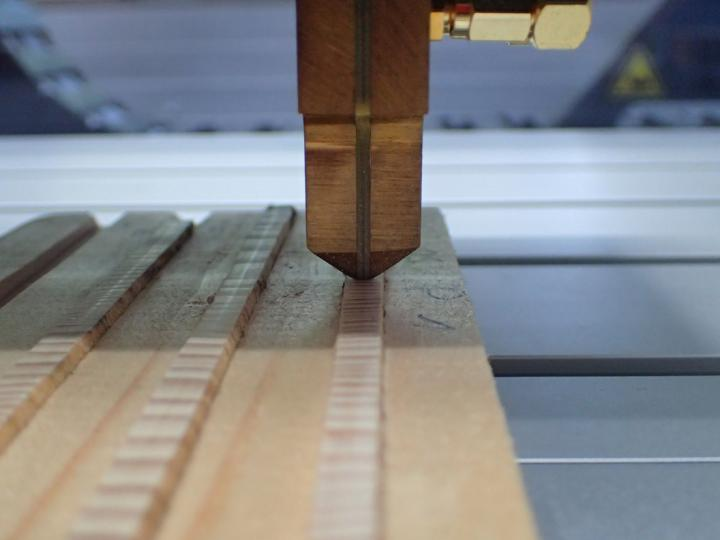
#> input picture Praesentationen/useful_pictures/178009_web.jpg, 720 x 540 px
$ python -i Laser_Line.py   (imports and definitions only)
#> lines starting #> are read from the running program, lines starting #| are printed output that depends on the picture; after the words box and inside, x2 and y2 are one past the last pixel; in counts of white or black regions, pixels touching at a corner belong together
#> further down, picture is the input picture: shape (540, 720, 3); mean B, G, R 136.3, 134.4, 133.5
from cv2 import THRESH_OTSU
import numpy as np
import cv2 as cv


def get_line_pixel(diff_img_laser):

    '''
    Extracting the laser points out of the difference image (surface_with_laser - surface).
    Creates and returns a list of subpixel.
    '''

    img_diff = cv.cvtColor(diff_img_laser, cv.COLOR_BGR2GRAY)
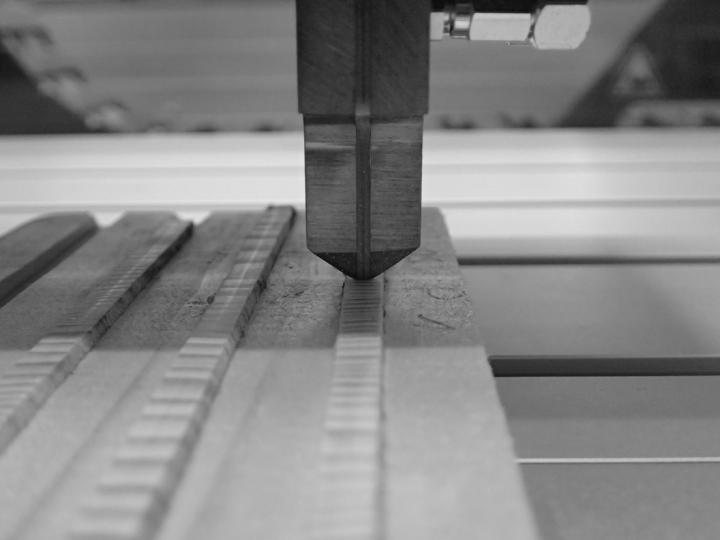
#> img_diff: shape (540, 720); min 7, max 230, mean 134.3
    img_diff = cv.GaussianBlur(img_diff, (5, 5), 0)

    x = np.array([])
    y = np.array([])

    # describes the deviation from the middle point
    mat = np.matrix([
        [1, -1, 1],
        [0, 0, 1],
        [1, 1, 1]])

    # calculate threshold with otsu
    threshold, binary_img = cv.threshold(img_diff, 0, 255, cv.THRESH_BINARY+THRESH_OTSU)
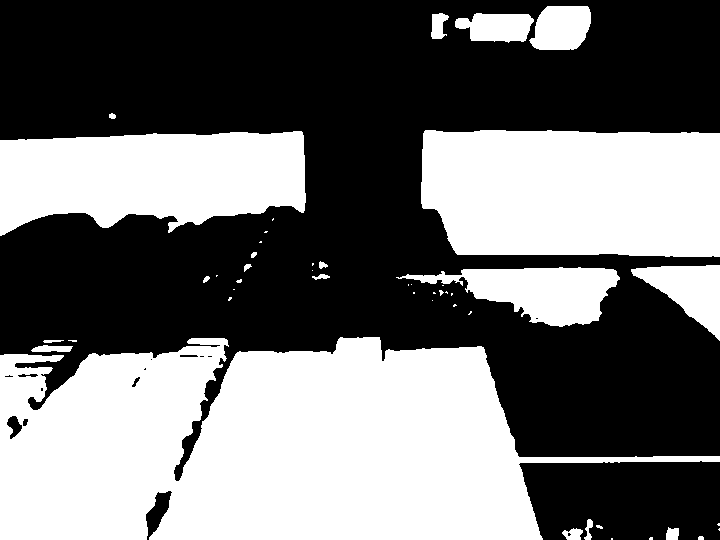
#> binary_img: shape (540, 720); 44.3% white; 46 white regions (26 under 20 px), largest, box (x1, y1, x2, y2) and area: (0, 337, 720, 540) 95552, (421, 130, 720, 257) 35753, (0, 131, 306, 236) 25072
#> threshold = 138
    print(f"INFO: calculated threshold is: {threshold}")
#| INFO: calculated threshold is: 138.0

    row_index = 0

    for row in img_diff:
        max_intensity = np.amax(row)

        # apllying threshold
        if max_intensity <= threshold:
            row_index += 1
            continue

        max_intensity_indices = np.argwhere(row == max_intensity)

        if len(max_intensity_indices) > 1:
            max_intensity_index = max_intensity_indices[len(max_intensity_indices) // 2]
        else:
            max_intensity_index = max_intensity_indices[0]

        max_intensity_index = max_intensity_index[0]

        if max_intensity_index - 1 < 0:
            left_from_max_intensity = max_intensity
        else:
            left_from_max_intensity = row[max_intensity_index - 1]
        if max_intensity_index + 1 == len(row):
            right_from_max_intensity = max_intensity
        else:
            right_from_max_intensity = row[max_intensity_index + 1]
        intensity_vec = np.array([left_from_max_intensity, max_intensity, right_from_max_intensity])

        if intensity_vec[0] == intensity_vec[1] == intensity_vec[2]:
            x_coord = max_intensity_index
        else:
            abc = np.linalg.solve(mat, intensity_vec)
            # calculate zero crossing
            # 0 = 2a * i + b
            # -->
            # i = -b / 2a
            deviation_from_middle = (-1 * abc[1]) / (2 * abc[0])
            x_coord = deviation_from_middle + max_intensity_index

        x = np.append(x, x_coord)
        y = np.append(y, row_index)
        row_index += 1
#> this loop made 540 passes
#> (max_intensity, max_intensity_indices, max_intensity_index, left_from_max_intensity, right_from_max_intensity, intensity_vec, abc, deviation_from_middle) on passes 7 to 12: (162, [577], 577, 161, 160, [161, 162, 160], [-1.5, -0.5, 162], -0.167), (171, [557, 560, 561, 577], 561, 171, 170, [171, 171, 170], [-0.5, -0.5, 171], -0.5), (175, [556, 557], 557, 175, 174, [175, 175, 174], [-0.5, -0.5, 175], -0.5), (175, [555, 556], 556, 175, 174, [175, 175, 174], [-0.5, -0.5, 175], -0.5), (174, [548, 549, 550, 577, 578], 550, 174, 173, [174, 174, 173], [-0.5, -0.5, 174], -0.5), (174, [548, 549, 577, 578], 577, 173, 174, [173, 174, 174], [-0.5, 0.5, 174], 0.5)
#> (max_intensity, max_intensity_indices, max_intensity_index, left_from_max_intensity, right_from_max_intensity, intensity_vec, abc, deviation_from_middle) on passes 17 to 22: (192, [476, 477, 478, 479, 480, 481, 493, 494, 495, 496], 481, 192, 191, [192, 192, 191], [-0.5, -0.5, 192], -0.5), (191, [476], 476, 188, 190, [188, 191, 190], [-2, 1, 191], 0.25), (187, [476], 476, 186, 186, [186, 187, 186], [-1, 0, 187], 0), (183, [475, 476], 476, 183, 181, [183, 183, 181], [-1, -1, 183], -0.5), (181, [475], 475, 178, 180, [178, 181, 180], [-2, 1, 181], 0.25), (184, [459], 459, 183, 183, [183, 184, 183], [-1, 0, 184], 0)
#> after the loop, row_index = 540; x = 457 values, max 719.5 at index 198, min 111.5 at index 44, mean 441.3; y = 457 values from 6 to 539

    z = np.ones(len(x))
#> z = 457 values from 1 to 1

    return np.array((x, y, z))


class LaserLine:

    '''
    Representation of a laser line.
    Needs two pictures of the same scene. One with laser and one without.
    Class can be initialized with a mask to use only a section of the images.
    '''

    # [52 lines left out: functions __init__, get_laser_points, get_rot_matrix, get_tvec, display_laser_line, not called in this run]

>>> import cv2
>>> picture = cv2.imread('../../../../../Praesentationen/useful_pictures/178009_web.jpg')
>>> result = get_line_pixel(picture)

$ run again, on Praesentationen/useful_pictures/IMG-0051.jpg
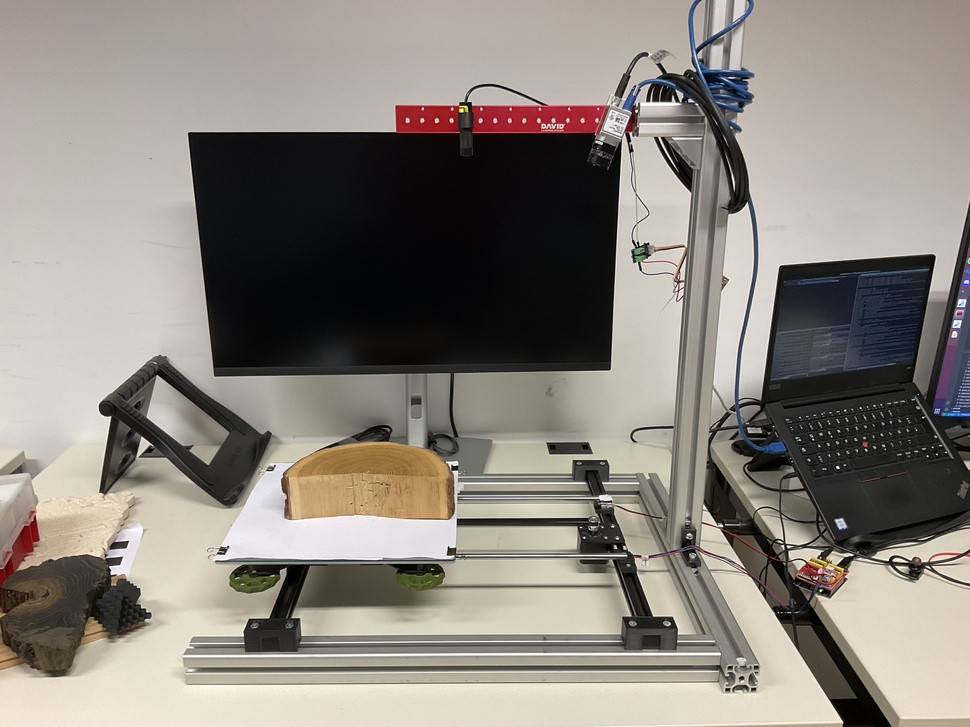
#> input picture Praesentationen/useful_pictures/IMG-0051.jpg, 970 x 727 px, shrunk from 4032 x 3024 before the run
#> picture is the input picture: shape (727, 970, 3); mean B, G, R 125, 132.5, 139.2
#> in get_line_pixel, `img_diff = cv.cvtColor(diff_img_laser, cv.COLOR_BGR2GRAY)`:
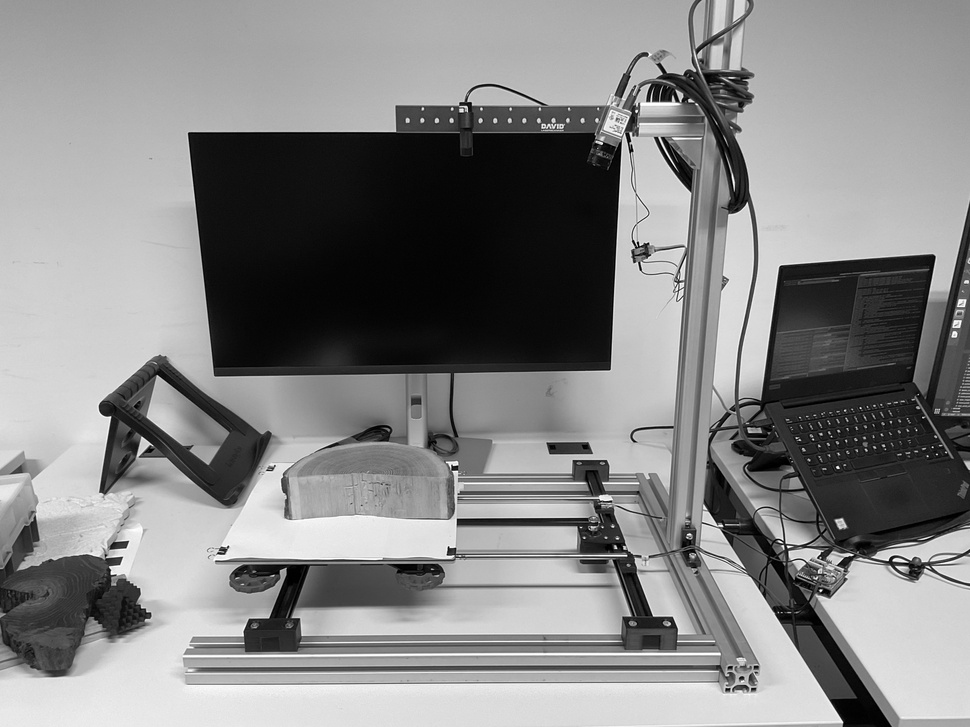
#> img_diff: shape (727, 970); min 0, max 255, mean 133.6
#> in get_line_pixel, `threshold, binary_img = cv.threshold(img_diff, 0, 255, cv.THRESH_BINAR..`:
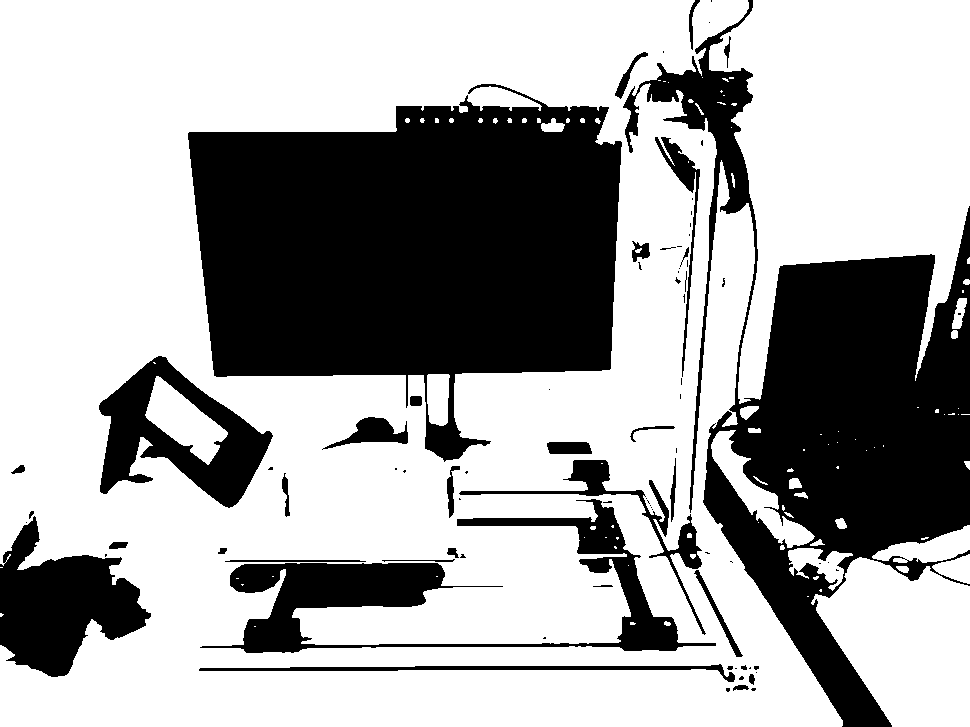
#> binary_img: shape (727, 970); 66% white; 83 black regions (48 under 20 px), largest, box (x1, y1, x2, y2) and area: (188, 84, 622, 462) 107104, (623, 0, 970, 727) 79040, (200, 499, 716, 653) 17675
#> threshold = 110
#| INFO: calculated threshold is: 110.0
#> the loop in get_line_pixel, `for row in img_diff:` made 727 passes
#> (max_intensity, max_intensity_indices, max_intensity_index, left_from_max_intensity, right_from_max_intensity, intensity_vec, abc, deviation_from_middle) on passes 2 to 5: (214, [717, 718, 740, 741, 742], 740, 213, 214, [213, 214, 214], [-0.5, 0.5, 214], 0.5), (214, [717, 718, 740, 741, 742], 740, 213, 214, [213, 214, 214], [-0.5, 0.5, 214], 0.5), (214, [717, 718, 740, 741, 742], 740, 213, 214, [213, 214, 214], [-0.5, 0.5, 214], 0.5), (214, [718, 740, 741], 740, 213, 214, [213, 214, 214], [-0.5, 0.5, 214], 0.5)
